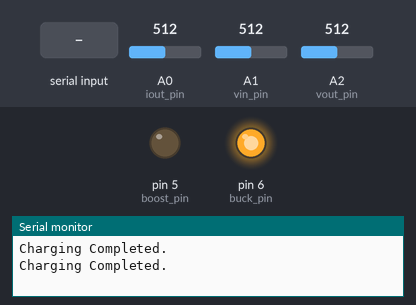
Bench run of a sketch on a simulated Arduino Uno, built with avr-gcc and run on an emulated ATmega328P. Parts: output pins drawn as LEDs (lit = HIGH), the last lines printed to the serial monitor. The inputs (shaded band) are chosen by the test bench; at power-on: A0 (iout_pin) = 512, A1 (vin_pin) = 512, A2 (vout_pin) = 512.

Above: at 1.2 s.
1.3 s: A0 (iout_pin) set to 716
4.3 s: A1 (vin_pin) set to 268
5.8 s: A1 (vin_pin) set to 236
At 6.9 s:
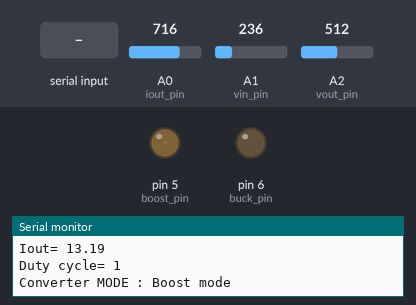
7.3 s: "90,45\n" received over Serial
At 8.5 s:
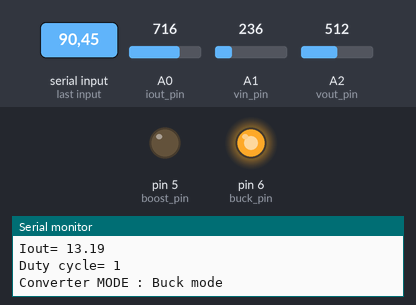
8.8 s: "200\n" received over Serial
At 9.8 s:
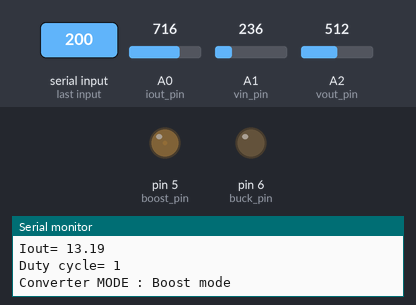
10.3 s: "30,150\n" received over Serial
At 10.9 s:
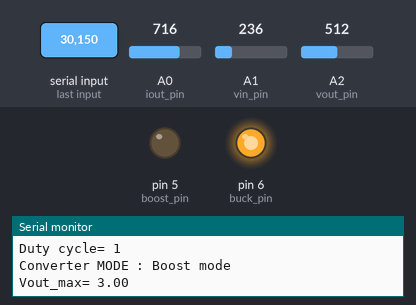
Timing chart, 0 to 12.8 s (numbered marks = the images above; inputs shaded):
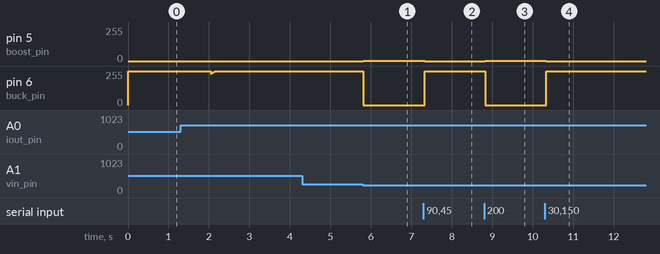

The sketch:

mppt-buckboost.ino
```cpp
#define vin_pin A1
#define vout_pin A2
#define iout_pin A0
#define boost_pin 5
#define buck_pin 6
int raw_vin=0, raw_vout=0, raw_iout=0;
float Vout_max=13.0, Iout_max=1.0, Vout_min=11.1, Iout_min=0.1,Vin_thresold=10.5;
float Iout_sense;
float Vout_sense;
float Vin_sense;
uint8_t duty_cycle = 25;
String mode="";
bool startup=true;
unsigned int count=0;
void setup() {
  // put your setup code here, to run once:
Serial.begin(115200);
//pinMode(buck_pin,OUTPUT);
//pinMode(boost_pin,OUTPUT);

 TCCR0B = TCCR0B & 0b11111000 | 0x01;
 analogWrite(buck_pin,255);
analogWrite(boost_pin,0);
}

void loop() {
  if(Serial.available()) {
    String data = Serial.readString();
    Vout_max = data.toInt();
    Vout_max = Vout_max/10;
    Serial.print("Vout_max= ");
    Serial.println(Vout_max);
  }
  // put your main code here, to run repeatedly:
  for(int i=0;i<10;i++) {
raw_iout += analogRead(iout_pin)-513;
raw_vin += analogRead(vin_pin);
raw_vout += analogRead(vout_pin);

  }
  raw_iout=raw_iout/10;
  raw_vout=raw_vout/10;
  raw_vin=raw_vin/10;
  Iout_sense=float(raw_iout)*0.0586;
  Vout_sense=float(raw_vout)*0.046;
  Vin_sense=float(raw_vin)*0.046;
if(count>100) {
Serial.print("Vin= ");Serial.println(Vin_sense);
Serial.print("Vout= ");Serial.println(Vout_sense);
Serial.print("Iout= ");Serial.println(Iout_sense);
Serial.print("Duty cycle= ");Serial.println(duty_cycle);
Serial.print("Converter MODE : ");Serial.println(mode);
count=0;
}
if(startup==false) {
regulate(Iout_sense, Vin_sense, Vout_sense);
auto_cutoff(Iout_sense,Vin_sense, Vout_sense);
}
else {
  soft_start();
}
delay(600);
count++;
}

void regulate(float Iout, float Vin, float Vout) {
if(Vout_max<Vin) {
  mode="";
  mode="Buck mode";
  analogWrite(boost_pin,0);
  if((Iout<Iout_max && Iout>Iout_min) && (Vout<Vout_max)) {
    if(duty_cycle<250) {
    duty_cycle+=2;
    }
    analogWrite(buck_pin,255-duty_cycle);
  }
  else if((Iout>Iout_max) || (Vout>Vout_max)) {
    if(duty_cycle>2) {
    duty_cycle-=2;
    }
    analogWrite(buck_pin,255-duty_cycle);
  }
  //Serial.print("Duty cycle= ");Serial.println(duty_cycle);
}
else if(Vout_max>Vin) {
  mode="";
  mode="Boost mode";
  analogWrite(buck_pin,0);
  if((Iout<Iout_max) && (Vout<Vout_max)) {
    if(duty_cycle<220) {
    duty_cycle+=2;
    }
    analogWrite(boost_pin,duty_cycle);
  }
  else if((Iout>Iout_max) || (Vout>Vout_max)) {
    if(duty_cycle>4) {
    duty_cycle-=2;
    }
    analogWrite(boost_pin,duty_cycle);
  }
  //Serial.print("Duty cycle= ");Serial.println(duty_cycle);
}
}


void auto_cutoff(float Iout,float Vin, float Vout){
  if((Vout>=Vout_max) && (Iout<Iout_min) || (Vin<Vin_thresold)) {
    analogWrite(boost_pin,0);
    analogWrite(buck_pin,255);
    Serial.println("Charging Completed.");
    delay(64000);
  }
}

void soft_start() {
  if(Vout_sense<=Vout_min) {
  regulate(Iout_sense, Vin_sense, Vout_sense);
Serial.print("Vin= ");Serial.println(Vin_sense);
Serial.print("Vout= ");Serial.println(Vout_sense);
Serial.print("Iout= ");Serial.println(Iout_sense);
Serial.print("Duty cycle= ");Serial.println(duty_cycle);
Serial.print("Converter MODE : ");Serial.println(mode);
Serial.println("Soft Start Activated");
  delay(64000);
  }
  else {
  startup=false;
  }
}
```

Measured:
- the behaviour switches between 255 and 254 on A1 (vin_pin) (found by bisection; images 0 and 1)
- after the input at 5.8 s, pin 5 (boost_pin): 0/255 → 1/255 at once; pin 6 (buck_pin): 254/255 → 0/255 at once
- after the input at 7.3 s, pin 5 (boost_pin): 1/255 → 0/255 at once; pin 6 (buck_pin): 0/255 → 254/255 at once
- after the input at 8.8 s, pin 5 (boost_pin): 0/255 → 1/255 at once; pin 6 (buck_pin): 254/255 → 0/255 at once
- after the input at 10.3 s, pin 5 (boost_pin): 1/255 → 0/255 at once; pin 6 (buck_pin): 0/255 → 254/255 at once
